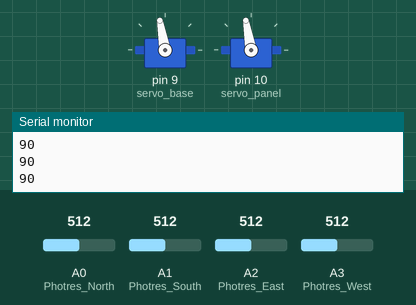
A sketch run on a simulated Arduino Uno, built with avr-gcc and run on an emulated ATmega328P. On the bench: 2 × servo, the last lines printed to the serial monitor. The test bench sets the inputs (shaded band); at power-on: A0 (Photres_North) = 512, A2 (Photres_East) = 512, A1 (Photres_South) = 512, A3 (Photres_West) = 512.

Above: at 1.2 s.
1.3 s: A0 (Photres_North) set to 524
2.8 s: A0 (Photres_North) set to 543
At 4.33 s:
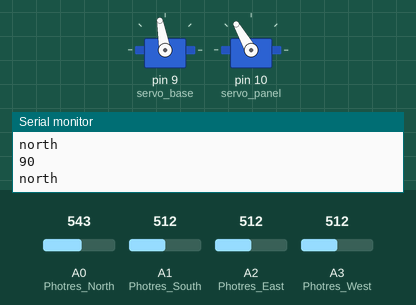
5.8 s: A2 (Photres_East) set to 526
At 8.5 s:
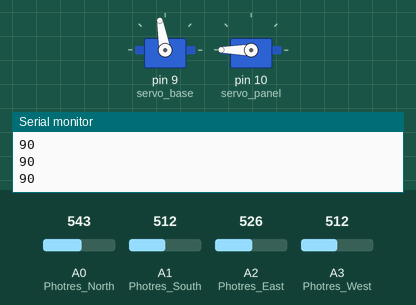
8.8 s: A2 (Photres_East) set to 546
At 8.97 s:
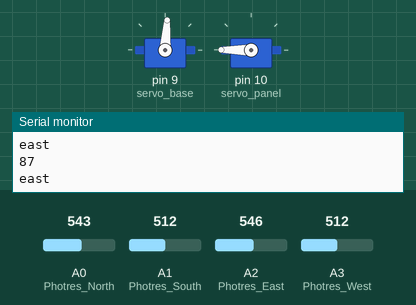
11.8 s: A1 (Photres_South) set to 553
14.8 s: A1 (Photres_South) set to 582
At 15.16 s:
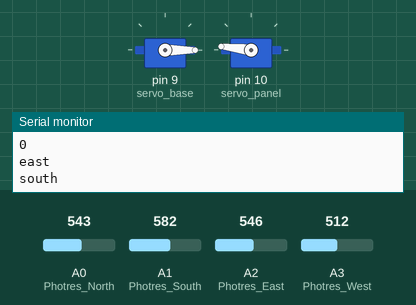
Timing chart, 0 to 20.5 s (numbered marks = the images above; inputs shaded):
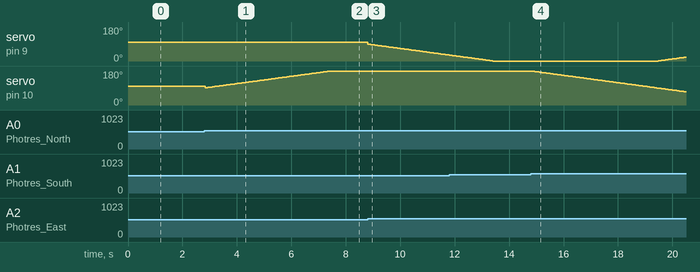

Measured:
- the behaviour switches between 532 and 533 on A0 (Photres_North) (found by bisection; images 0 and 1)
- the behaviour switches between 532 and 533 on A2 (Photres_East) (found by bisection; images 2 and 3)
- the behaviour switches between 563 and 564 on A1 (Photres_South) (found by bisection; images 3 and 4)
- after the input at 8.8 s, servo on pin 9 (servo_base): moves from 100° to 32° over 2.9 s, starting at once
- after the input at 14.8 s, servo on pin 9 (servo_base): moves from 0° to 20° over 0.98 s, starting after 4.7 s; servo on pin 10 (servo_panel): moves from 180° to 70° over 5.6 s, starting at once

The sketch:

tracking.ino
```cpp
// Solar Tracking Code
// takes input from 4 photresistors
// determines needed movement
// commands servo movement in respective function


#include <Servo.h>


// servo initialization
Servo servo_base;
Servo servo_panel;


// photoresistor values
int north = 0;
int south = 0;
int east = 0;
int west = 0;

int counter = 0;


// servo angle values
int servo_base_angle = 0;
int servo_panel_angle = 0;


// setup run at program start
// initializes pins and servos
// resets position
// updates photores reading
void setup() {
  pinMode(A0, INPUT); // Photres North
  pinMode(A1, INPUT); // Photres South
  pinMode(A2, INPUT); // Photres East
  pinMode(A3, INPUT); // Photres West
  servo_base.attach(9);
  servo_panel.attach(10);
  Serial.begin(9600);
  reset_servos();
  update_reading();
}


// resets servos to resting position
// resets angle values
void reset_servos() {
  servo_base.write(100);
  servo_panel.write(100);
  servo_base_angle = 90;
  servo_panel_angle = 90;
}


// updates the photores readings
void update_reading() {
  north = analogRead(A0);
  south = analogRead(A1);
  east = analogRead(A2);
  west = analogRead(A3);
}


// updates panel angle (north-south)
bool update_angle() {
  update_reading();
  if(north > (south + 20) && servo_panel_angle < 180) {
    servo_panel.write(++servo_panel_angle);
    Serial.println("north");
  }

  else if(south > (north + 20) && servo_panel_angle > 0){
    servo_panel.write(--servo_panel_angle);
    Serial.println("south");
  }
}


// updates base angle rotation
bool update_rotation() {
  update_reading();

  //Serial.println("Servo Base Angle:" + servo_base_angle);

  if(east > (west + 20)) {
    // while( (east - west) > 20) {
    //   update_reading();
    if(servo_panel_angle > 90) {
      if(servo_base_angle > 0){
        servo_base.write(--servo_base_angle);
      }
      //if(servo_panel_angle < 150)servo_panel.write(++servo_panel_angle);
    } else {
      if(servo_base_angle < 180){
        servo_base.write(++servo_base_angle);
      }
      //if(servo_panel_angle > 30)servo_panel.write(--servo_panel_angle);
    }


      // servo_base.write(--servo_base_angle);
      // if(servo_panel_angle > 30) servo_base.write(--servo_panel_angle);
      Serial.println("east");
    // }
  }

  else if(west > (east + 20)) {
    if(servo_panel_angle > 90) {
      if(servo_base_angle < 180){
        servo_base.write(++servo_base_angle);
      }
      //if(servo_panel_angle < 150) servo_panel.write(++servo_panel_angle);
    } else {
      if(servo_base_angle > 0){
        servo_base.write(--servo_base_angle);
      }
      //if(servo_panel_angle > 30) servo_panel.write(--servo_panel_angle);
    }
    //if(servo_panel_angle < 150) servo_base.write(++servo_panel_angle);
    Serial.println("west");
  }

  //Serial.println("Servo Base Angle:" + servo_base_angle);
}

void print_readings(){
  Serial.print("north:");
  Serial.println(north);
  Serial.print("south:");
  Serial.println(south);
  Serial.print("east:");
  Serial.println(east);
  Serial.print("west:");
  Serial.println(west);
  Serial.print("base:");
  Serial.println(servo_base_angle);
  Serial.print("panel:");
  Serial.println(servo_panel_angle);
  Serial.println();
  Serial.println();

}

\
void update_servo_positions(){
  update_rotation();
  update_angle();
  Serial.println(servo_base_angle);
}


// loop to constantly update angle
// updates east-west alignment intermittently
// updates north-south constantly
// added delay to conserve power
void loop() {

  update_reading();
  update_servo_positions();

  delay(50);
  if(counter++ % 8000 == 0) {
    print_readings();
  }
}
```
